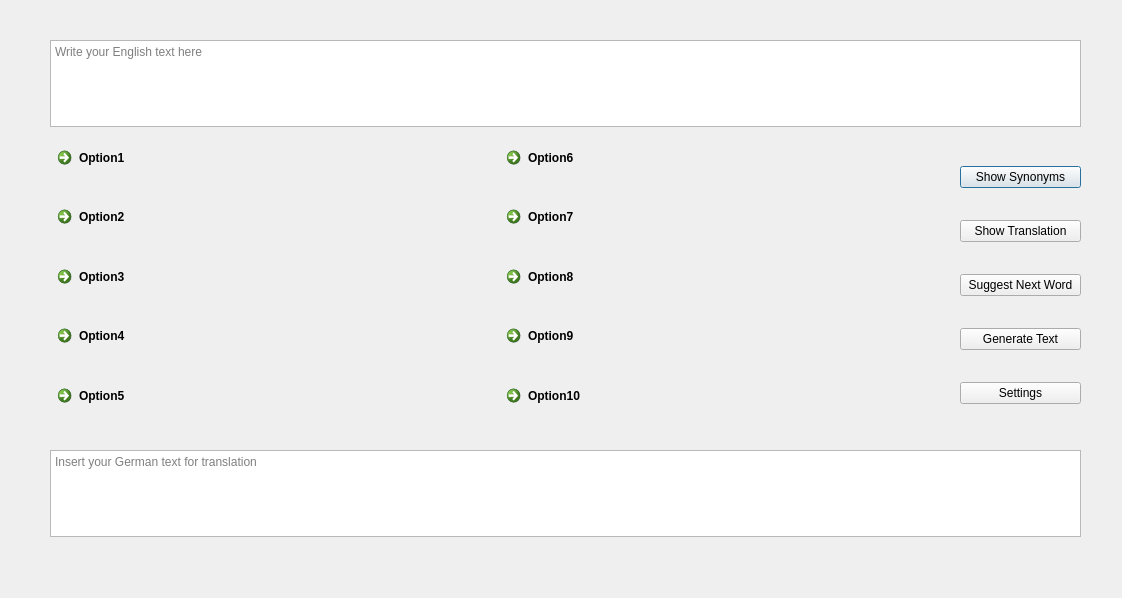
<?xml version="1.0" encoding="UTF-8"?>
<ui version="4.0">
 <class>Dialog</class>
 <widget class="QDialog" name="Dialog">
  <property name="geometry">
   <rect>
    <x>0</x>
    <y>0</y>
    <width>1122</width>
    <height>598</height>
   </rect>
  </property>
  <property name="windowTitle">
   <string>Dialog</string>
  </property>
  <widget class="QTextEdit" name="textEnglish">
   <property name="geometry">
    <rect>
     <x>50</x>
     <y>40</y>
     <width>1031</width>
     <height>87</height>
    </rect>
   </property>
   <property name="placeholderText">
    <string>Write your English text here</string>
   </property>
  </widget>
  <widget class="QTextEdit" name="textGerman">
   <property name="geometry">
    <rect>
     <x>50</x>
     <y>450</y>
     <width>1031</width>
     <height>87</height>
    </rect>
   </property>
   <property name="placeholderText">
    <string>Insert your German text for translation</string>
   </property>
  </widget>
  <widget class="QWidget" name="layoutWidget">
   <property name="geometry">
    <rect>
     <x>960</x>
     <y>140</y>
     <width>121</width>
     <height>291</height>
    </rect>
   </property>
   <layout class="QVBoxLayout" name="verticalLayout_2">
    <item>
     <widget class="QPushButton" name="buttonSynonyms">
      <property name="text">
       <string>Show Synonyms</string>
      </property>
     </widget>
    </item>
    <item>
     <widget class="QPushButton" name="buttonTranslation">
      <property name="text">
       <string>Show Translation</string>
      </property>
     </widget>
    </item>
    <item>
     <widget class="QPushButton" name="buttonSuggestWord">
      <property name="text">
       <string>Suggest Next Word</string>
      </property>
     </widget>
    </item>
    <item>
     <widget class="QPushButton" name="buttonGenerateText">
      <property name="text">
       <string>Generate Text</string>
      </property>
     </widget>
    </item>
    <item>
     <widget class="QPushButton" name="buttonSettings">
      <property name="text">
       <string>Settings</string>
      </property>
     </widget>
    </item>
   </layout>
  </widget>
  <widget class="QWidget" name="layoutWidget">
   <property name="geometry">
    <rect>
     <x>50</x>
     <y>140</y>
     <width>891</width>
     <height>291</height>
    </rect>
   </property>
   <layout class="QHBoxLayout" name="horizontalLayout">
    <item>
     <layout class="QVBoxLayout" name="verticalLayout">
      <item>
       <widget class="QCommandLinkButton" name="buttonOption1">
        <property name="text">
         <string>Option1</string>
        </property>
       </widget>
      </item>
      <item>
       <widget class="QCommandLinkButton" name="buttonOption2">
        <property name="text">
         <string>Option2</string>
        </property>
       </widget>
      </item>
      <item>
       <widget class="QCommandLinkButton" name="buttonOption3">
        <property name="text">
         <string>Option3</string>
        </property>
       </widget>
      </item>
      <item>
       <widget class="QCommandLinkButton" name="buttonOption4">
        <property name="text">
         <string>Option4</string>
        </property>
       </widget>
      </item>
      <item>
       <widget class="QCommandLinkButton" name="buttonOption5">
        <property name="text">
         <string>Option5</string>
        </property>
       </widget>
      </item>
     </layout>
    </item>
    <item>
     <layout class="QVBoxLayout" name="verticalLayout_3">
      <item>
       <widget class="QCommandLinkButton" name="buttonOption6">
        <property name="text">
         <string>Option6</string>
        </property>
       </widget>
      </item>
      <item>
       <widget class="QCommandLinkButton" name="buttonOption7">
        <property name="text">
         <string>Option7</string>
        </property>
       </widget>
      </item>
      <item>
       <widget class="QCommandLinkButton" name="buttonOption8">
        <property name="text">
         <string>Option8</string>
        </property>
       </widget>
      </item>
      <item>
       <widget class="QCommandLinkButton" name="buttonOption9">
        <property name="text">
         <string>Option9</string>
        </property>
       </widget>
      </item>
      <item>
       <widget class="QCommandLinkButton" name="buttonOption10">
        <property name="text">
         <string>Option10</string>
        </property>
       </widget>
      </item>
     </layout>
    </item>
   </layout>
  </widget>
 </widget>
 <resources/>
 <connections/>
</ui>
